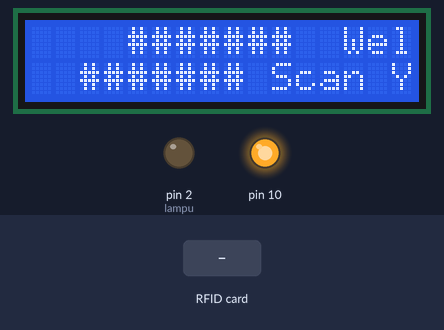
Bench run of a sketch on a simulated Arduino Uno, built with avr-gcc and run on an emulated ATmega328P. Shown: 16×2 character LCD, output pins drawn as LEDs (lit = HIGH). The test bench sets the inputs (shaded band). Pins used as bus, display or sensor lines are not drawn; what the sketch prints to the serial monitor is not drawn.

Above: at 0.31 s.
At 1.3 s:
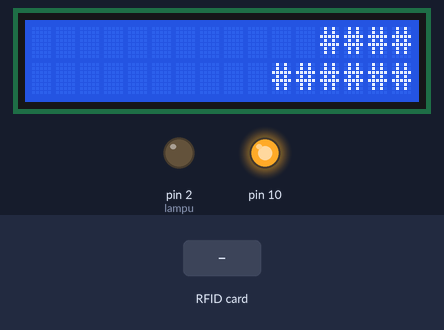
1.4 s: RFID card 5E 7A 19 C4 held to the reader
At 2.5 s:
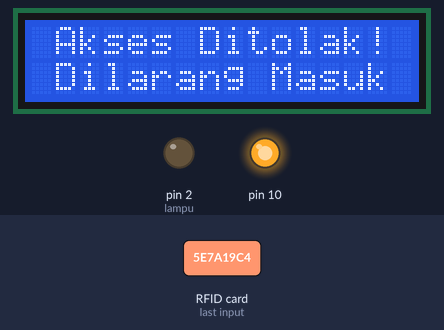
Timing chart, 0 to 4.4 s (numbered marks = the images above; inputs shaded):
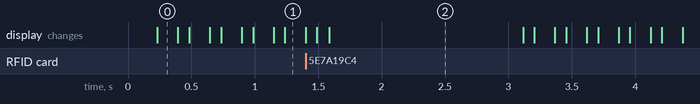

Measured:
- after the input at 1.4 s, the display: first differs from a run without the input after 0.19 s (image 2)
- what the display in image 2 shows lasts 1.5 s, from 1.6 s to 3.1 s

The sketch:

Tugas_rfid.ino
```cpp
#include <SPI.h>
#include <MFRC522.h>
#include <LiquidCrystal_I2C.h>

#define SS_PIN 16
#define RST_PIN 0
#define lampu 2

LiquidCrystal_I2C lcd(0x27, 16, 2);
MFRC522 mfrc522(SS_PIN, RST_PIN);

const int ledPin =  LED_BUILTIN;

void setup() {
  Serial.begin(115200);
  SPI.begin();
  mfrc522.PCD_Init();

  lcd.begin();
  lcd.backlight();

  pinMode(ledPin, OUTPUT);
  pinMode(lampu, OUTPUT);
}

void loop() {
  lcd.setCursor (0, 0);
  lcd.print("  #######  Welcome ! #######");
  lcd.scrollDisplayRight();
  delay(60);
  lcd.setCursor (0, 1);
  lcd.print("####### Scan Your Card #######");
  lcd.scrollDisplayRight();
  delay(60);

  Serial.println("Waiting card...");
  digitalWrite(ledPin, HIGH);
  digitalWrite(ledPin, LOW);

  if (!mfrc522.PICC_IsNewCardPresent())
  {
    delay(50);
    return;
  }

  if (!mfrc522.PICC_ReadCardSerial())
  {
    delay(50);
    return;
  }

  dump_byte_array(mfrc522.uid.uidByte, mfrc522.uid.size);
  Serial.println();
}


void dump_byte_array(byte *buffer, byte bufferSize)
{
  for (byte i = 0; i < bufferSize; i++)
  {
  }
  if (buffer[0] == 0xF2 &&
      buffer[1] == 0xD9 &&
      buffer[2] == 0x7D &&
      buffer[3] == 0x33) {
    Serial.println("Sukses");
    digitalWrite(ledPin, LOW);
    digitalWrite(lampu, HIGH);

    lcd.clear();
    lcd.setCursor(0, 0);
    lcd.print(" Akses Diterima! ");
    lcd.setCursor(0, 1);
    lcd.print(" Silahkan Masuk ");
    delay(1500);
  } else {
    Serial.println("Gagal");
    lcd.setCursor(0, 0);
    digitalWrite(lampu, LOW);

    lcd.clear();
    lcd.print(" Akses Ditolak! ");
    lcd.setCursor(0, 1);
    lcd.print(" Dilarang Masuk ");
    delay(1500);
  }

}
```
